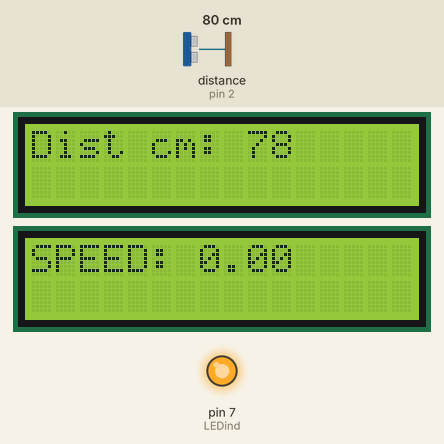
This sketch was run on a simulated Arduino Uno, built with avr-gcc and run on an emulated ATmega328P. Parts: 2 × 16×2 character LCD, output pins drawn as LEDs (lit = HIGH). Wiring (inferred from the names in the program): ultrasonic range finder: trigger pin 3; echo pin 2. The test bench sets the inputs (shaded band); at power-on: distance to the obstacle (sensor on pin 2) 80 cm. The echo pulse lasts 58.3 µs per cm; pins used as bus, display or sensor lines are not drawn; what the sketch prints to the serial monitor is not drawn.

Above: at 1.4 s.
1.5 s: distance to the obstacle (sensor on pin 2) set to 2 cm
At 2.7 s:
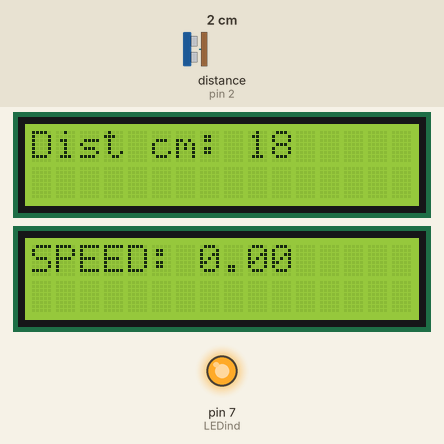
3.0 s: distance to the obstacle (sensor on pin 2) set to 18 cm
At 4.0 s:
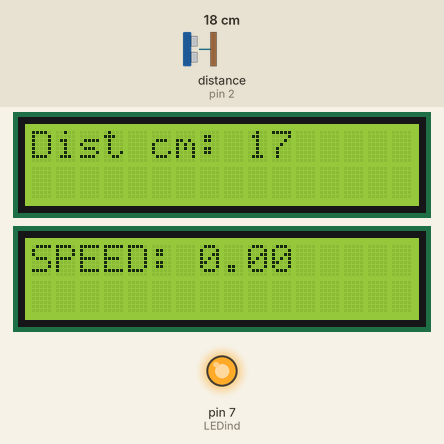
4.5 s: distance to the obstacle (sensor on pin 2) set to 4 cm
At 5.2 s:
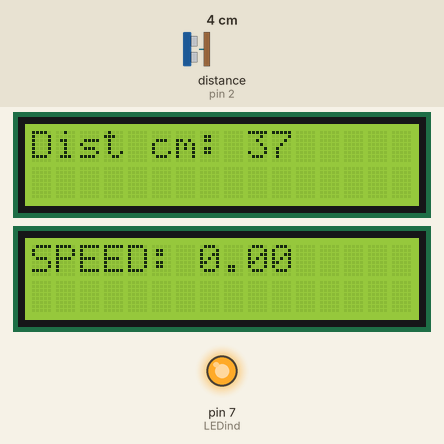
6.0 s: distance to the obstacle (sensor on pin 2) set to 35 cm
At 6.5 s:
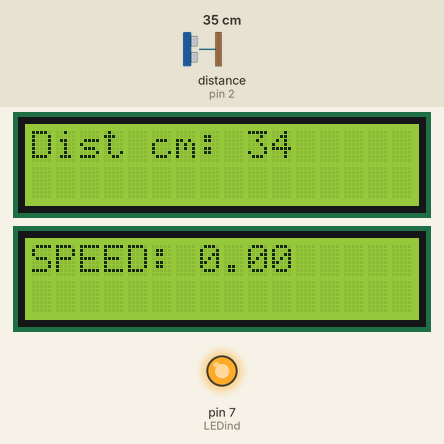
Timing chart, 0 to 8.5 s (numbered marks = the images above; inputs shaded):
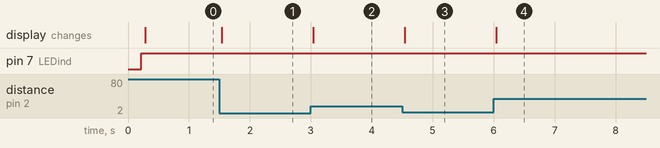

Measured:
- after the input at 1.5 s, the display: changes at once (image 1)
- after the input at 3.0 s, the display: changes at once (image 2)
- after the input at 4.5 s, the display: changes at once (image 3)
- after the input at 6.0 s, the display: changes at once (image 4)

The sketch:

DistanceSensor1.2.ino
```cpp
#include <Wire.h>
#include <LiquidCrystal_I2C.h>

LiquidCrystal_I2C lcd1(0x27, 16, 2); //distance LCD
LiquidCrystal_I2C lcd2(0x3F, 16, 2); //velocity LCD

//HC-SR04 Distance Sensor
#define echoPin 2         //pin D2 on Arduino
#define trigPin 3         //pin D3 on Arduino
#define LEDind 7

//Defining Variables
long duration;            // variable for duration of sound wave from HC-SR04
long tDuration;
int distance_cm = 0;      // variable for Cent. measurement
float distance_inch = 0;  // variable for Cent. measurement
float velocity_cm;
float velocity_m;
float startDistance;
float endDistance;
void setup()
{
// initializing LCD Display
  lcd1.begin();
  lcd1.backlight();
  lcd1.clear();
 // lcd.setCursor(4,0);
  //lcd.print("STANDBY");

   lcd2.begin();
  lcd2.backlight();
  lcd2.clear();
  //lcd2.setCursor(0,0);
  //lcd2.print("STANDBY");

//Seting pins on HC-SR04
  pinMode(trigPin, OUTPUT);
  pinMode(echoPin,INPUT);
  pinMode(LEDind,OUTPUT);
//Setting the Serial Display
  Serial.begin(9600);                          // Serial Communication is starting with 9600 of baudrate speed
  Serial.println("Ultrasonic Sensor HC-SR04 Test"); // print some text in Serial Monitor
  Serial.println("with Arduino UNO R3");
  Serial.println("*********************************************************************************************");
}

void loop()
{
   //Calculating Speed
  duration = sensorRead(); //calls sensorRead Function. Gets Distance in cm
          //  delay(500); //time gap of .5 sec for next reading
          // endTime= sensorRead();

   //calculating the distance
    distance_cm = (duration) * (0.034 / 2); //speed of sound wave 340m/s  // divided by 2 (go and back)
    distance_inch = (duration) * (0.0133 / 2);

      Serial.print("Distance_cm: ");
      Serial.print(distance_cm);
      Serial.print("\t");
      Serial.print("Distance_inch: ");
      Serial.print(distance_inch);
      Serial.println("\t");

    lcd1.setCursor(0,0);
    lcd1.print("Dist cm: ");
    lcd1.print(distance_cm);
   // lcd2.setCursor(8,1);
  //  lcd1.print(distance_inch);

/*
  velocity_cm = (startDistance - endDistance)/(.5); //time gap is .5//in cm
  velocity_m = velocity_cm/100;
  //displaying Speed
  Serial.print("velocity: ");
  Serial.print(velocity_m);
  Serial.print(" m/s");
  Serial.println("\t");
*/
lcd2.setCursor(0,0);
lcd2.print("SPEED: ");
lcd2.print(velocity_cm);
}

float sensorRead()
{
    digitalWrite(LEDind,HIGH);
  //clear trig pin
    digitalWrite(trigPin,LOW);
    delayMicroseconds(2);

  //sets the TrigPin HiGh (active) for 10 microseconds
    digitalWrite(trigPin,HIGH);
    delayMicroseconds(10);
    digitalWrite(trigPin,LOW);

  //Reads the echopin
  //***Returns the Soundwave travel time in miscroseconds***
    duration = pulseIn(echoPin,HIGH);

    return duration;
}

 /*
  //calculating the distance
    distance_cm = (duration) * (0.034/2); //speed of sound wave 340m/s  // divided by 2 (go and back)
    distance_inch = duration * 0.0133 / 2;

  //Displaying on LCD
  //lcd.clear() ;
    lcd1.setCursor(0,0);
    lcd1.print("Dist: ");
    lcd1.print(distance_cm);
    lcd1.println(" cm");

    lcd1.setCursor(0,1);
    lcd1.print("Dist: ");
    lcd1.print(distance_inch);
    lcd1.println(" in");

    Serial.print("Distance cm: ");
    Serial.print(distance_cm);
    Serial.print("\t");
    Serial.print("Distance inch: ");
    Serial.print(distance_inch);
    Serial.println("\t");
  return distance_cm;

  */
```
